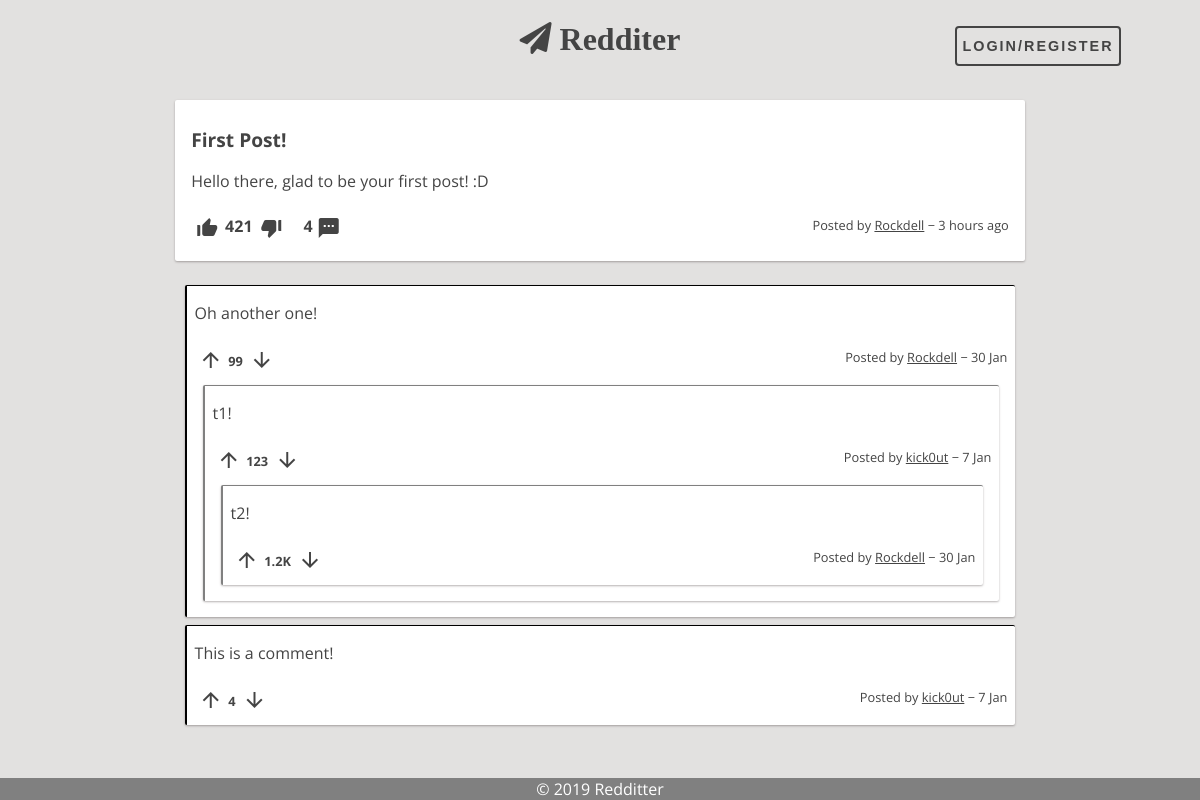
/pages/post.php?id=1, run on an earlier commit of the app's database.
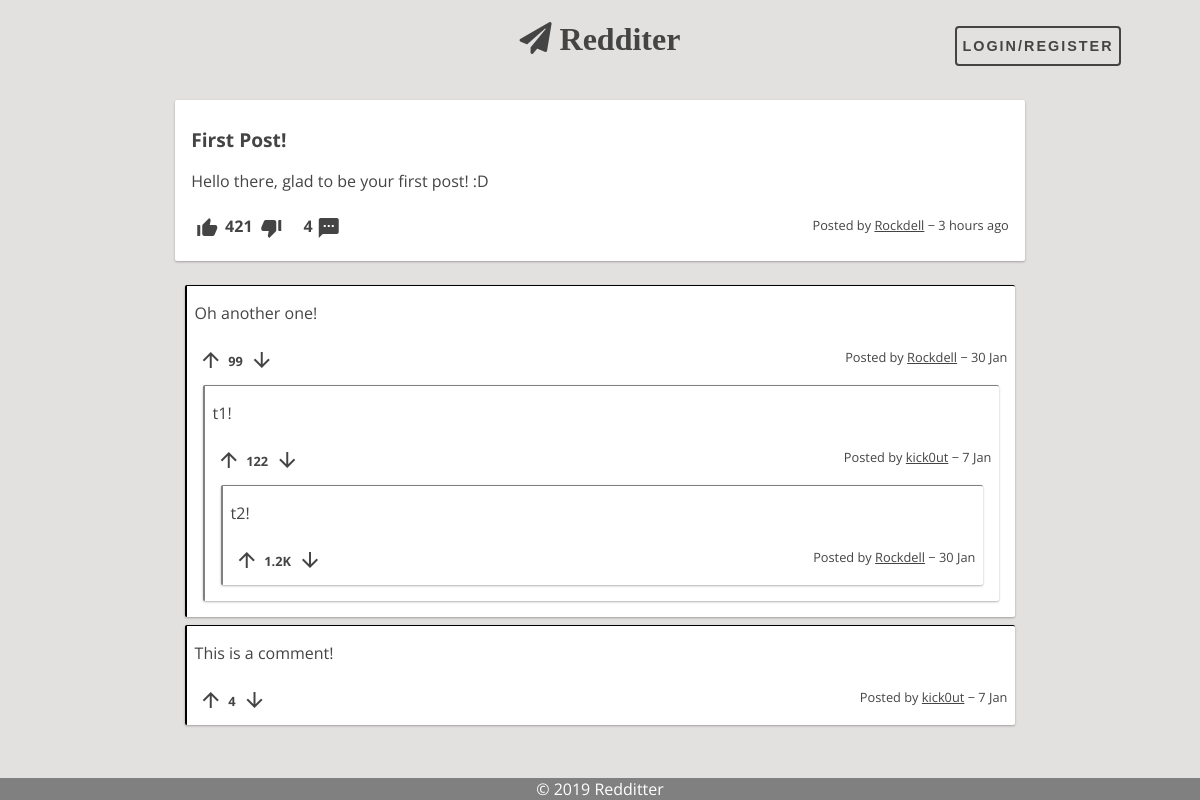
And on a later commit of the database.
### tables this page shows
CREATE TABLE Post (
    postID INTEGER PRIMARY KEY AUTOINCREMENT,
    userID VARCHAR REFERENCES User ON DELETE CASCADE,
    title VARCHAR NOT NULL,
    content VARCHAR NOT NULL,
    postDate DATE NOT NULL DEFAULT (strftime('%s', 'now')),
    points INTEGER DEFAULT 0
);

CREATE TABLE PostComment (
    postID INTEGER REFERENCES Post ON DELETE CASCADE,
    commentID INTEGER REFERENCES Comment ON DELETE CASCADE,
    PRIMARY KEY (postID, commentID)
);

CREATE TABLE Comment (
    commentID INTEGER PRIMARY KEY AUTOINCREMENT,
    userID VARCHAR REFERENCES User ON DELETE CASCADE,
    content VARCHAR NOT NULL,
    commentDate DATE NOT NULL DEFAULT (strftime('%s', 'now')),
    points INTEGER DEFAULT 0
);

### includes/session.php (called while the page is built, shortened)
<?php
    function isLoggedIn() {
        if (isset($_SESSION["userID"]) && $_SESSION["userID"] !== "")
            return true;
        else
            return false;
    }
?>

### database/post.php (called while the page is built, shortened)
<?php
function getPostById($postID) {
	global $dbh;
	try {
		$stmt = $dbh->prepare("SELECT *	FROM Post WHERE postID = ?");
		$stmt->execute(array($postID));
		return $stmt->fetch();
	} catch(PDOException $e) {
		echo $e->getMessage();
		return null;
	}
}
function getNumberComments($postID) {
	global $dbh;
	try {
		$stmt = $dbh->prepare("SELECT count(*) as nrComments FROM PostComment Where postID = ?");
		$stmt->execute(array($postID));
		return $stmt->fetch();
	} catch(PDOException $e) {
		echo $e->getMessage();
		return null;
	}
}
?>

### database/utils.php (called while the page is built, shortened)
<?php
    function time_ago($time) {
        $out    = '';
        $now    = time();
        $diff   = $now - $time;
        if( $diff < 60 )
            return TIMEBEFORE_NOW;
        elseif( $diff < 3600 )
            return str_replace( '{num}', ( $out = round( $diff / 60 ) ), $out == 1 ? TIMEBEFORE_MINUTE : TIMEBEFORE_MINUTES );
        elseif( $diff < 3600 * 24 )
            return str_replace( '{num}', ( $out = round( $diff / 3600 ) ), $out == 1 ? TIMEBEFORE_HOUR : TIMEBEFORE_HOURS );
        elseif( $diff < 3600 * 24 * 2 )
            return TIMEBEFORE_YESTERDAY;
        else
            return strftime( date( 'Y', $time ) == date( 'Y' ) ? TIMEBEFORE_FORMAT : TIMEBEFORE_FORMAT_YEAR, $time );
    }
    function display_points($points) {
        if(abs($points) < 1000)
            return $points;
        else if(abs($points) < 1000000)
            return (floor($points / 100)/10)."K";
        else if(abs($points) < 1000000000)
            return (floor($points / 100000)/10)."M";
        else if(abs($points) < 1000000000000)
            return (floor($points / 100000000)/10)."B";
    }
?>

### database/comment.php (called while the page is built, shortened)
<?php
function getCommentsByPost($postID) {
	global $dbh;
	try {
		$stmt = $dbh->prepare("SELECT * FROM Comment, PostComment WHERE PostComment.postID = ? AND Comment.commentID = PostComment.commentID
			AND PostComment.commentID NOT IN (SELECT commentSon FROM ChildComment)");
		$stmt->execute(array($postID));
		return $stmt->fetchAll();
	} catch(PDOException $e) {
		echo $e->getMessage();
		return null;
	}
}
function getChildComments($fatherCommentID) {
	global $dbh;
	try {
		$stmt = $dbh->prepare("SELECT * FROM Comment WHERE commentID IS (SELECT commentSon FROM ChildComment WHERE commentFather = ?)");
		$stmt->execute(array($fatherCommentID));
		return $stmt->fetchAll();
	} catch(PDOException $e) {
		echo $e->getMessage();
		return null;
	}
}
?>

### templates/components/comment.php (the view, shortened to what this page needs)
<?php
    require_once($BASE_DIR."/database/utils.php");
    require_once($BASE_DIR."/database/comment.php");
?>
<article class="comment container" data-commentID="<?=$comment["commentID"]?>">
    <section id="comment-content">
        <p><?=$comment["content"]?></p>
    </section>
    <section id="comment-info">
        <label>
            <i id="staticUp" class="material-icons">arrow_upward</i>
        </label>
        <p id="dp"><?=display_points($comment["points"])?></p>
        <label>
            <i id="staticDown" class="material-icons">arrow_downward</i>
        </label>
        <div id="commentByTimeAgo">
            <p id="commentBy">
                Posted by
                <a id="commentByLink" href="/pages/profile.php?user=<?=$comment["userID"]?>"><?=$comment["userID"]?></a>
                &minus;
                <?=time_ago($comment["commentDate"])?>
            </p>
        </div>
    </section>
    <section id="sub-comments">
        <?php
            $subComments = getChildComments($comment["commentID"]);
            usort($subComments, "cmp_comment_points");
            foreach($subComments as $comment) {
                include($BASE_DIR."/templates/components/comment.php");
            }
        ?>
    </section>
</article>

### templates/common/header.php (shortened to what this page needs)
<!DOCTYPE html>
<html>
    <head>
        <link href="/css/style.css" rel="stylesheet">
        <link rel="stylesheet" href="https://use.fontawesome.com/releases/v5.5.0/css/all.css">
    </head>
    <body>
        <header>
            <a href="/pages/feed.php" class="logo"><i class="fas fa-paper-plane">  Redditer</i></a>
            <?php include_once($BASE_DIR."/templates/components/user-bar.php"); ?>
        </header>

### templates/components/user-bar.php
<aside id="user-bar">
    <?php if (isLoggedIn()) { ?>
        <a href="/pages/profile.php?user=<?=$_SESSION["userID"]?>">
            <span><?=$_SESSION["userID"]?></span>
            <img class="miniature-profile-picture" src=
            <?php
                $image = glob($BASE_DIR."/img/users/".sha1($_SESSION["userID"]).".{png,jpeg,jpg,gif}", GLOB_BRACE);
                echo (!empty($image) ? str_replace($BASE_DIR, "", $image[0]) : "/img/users/unknown.png");
            ?>>
        </a>
    <?php } else { ?>
        <button id="sign-btn" class="fill open-btn">Login/Register</button>
    <?php } ?>
</aside>

### pages/post.php (shortened to what this page needs)
<?php
    require_once("../includes/init.php");
    require_once($BASE_DIR."/database/post.php");
    require_once($BASE_DIR."/database/comment.php");
    $post = getPostById($_GET['id']);
    $comments = getCommentsByPost($_GET["id"]);
    include_once($BASE_DIR."/templates/common/header.php");
?>
<div id="post-page" class="page">
    <?php
        include_once($BASE_DIR."/templates/components/post.php");
        include_once($BASE_DIR."/templates/components/list-comments.php");
    ?>
</div>
<?php include_once($BASE_DIR."/templates/common/footer.php"); ?>

### templates/components/post.php (shortened to what this page needs)
<?php
    require_once($BASE_DIR."/database/utils.php");
?>
<article class="post container" data-id="<?=$post["postID"]?>">
    <section id="post-title">
        <a href="/pages/post.php?id=<?=$post["postID"]?>"><h1><?=$post["title"]?></h1></a>
    </section>
    <section id="post-content">
        <?php if ($post["content"] === "") { ?>
            <div id="post-image">
                <img class="post-picture" src=<?=str_replace($BASE_DIR, "", glob($BASE_DIR."/img/posts/".sha1($post["postID"]).".{png,jpeg,jpg,gif}", GLOB_BRACE)[0])?>>
            </div>
        <?php } else { ?>
            <div id="post-story">
                <p><?=nl2br($post["content"])?></p>
            </div>
        <?php } ?>
    </section>
    <section id="post-info">
        <label>
            <i id="staticUp" class="material-icons">thumb_up_alt</i>
        </label>
        <p id="dp"><?=display_points($post["points"])?></p>
        <label>
            <i id="staticDown" class="material-icons">thumb_down_alt</i>
        </label>
        <p id="nrComments"><?=getNumberComments($post["postID"])["nrComments"]?></p>
        <a id="nrCommentsLink" href="/pages/post.php?id=<?=$post["postID"]?>">
            <i class="material-icons">textsms</i>
        </a>
        <div id="postByTimeAgo">
            <p id="postBy">
                Posted by
                <a id="postByLink" href="/pages/profile.php?user=<?=$post["userID"]?>"><?=$post["userID"]?></a>
                &minus;
                <?=time_ago($post["postDate"])?>
            </p>
        </div>
    </section>
</article>

### templates/components/list-comments.php (shortened to what this page needs)
<section id="list-comments">
    <?php
        usort($comments, "cmp_comment_points");
        if (empty($comments)) { ?>
            <h1>No comments to show</h1>
        <?php } else {
            foreach($comments as $comment) {
                include($BASE_DIR."/templates/components/comment.php");
            }
        }
    ?>
</section>

### templates/common/footer.php
        <footer>
            &copy; 2019 Redditter
        </footer>
    </body>
</html>

### css/style.css (style rules this page uses)
:root { --main-bg-color: #e2e1e0; --main-text-color: #444; --alt-text-color: white; --main-container-bg-color: white; --alt1-container-bg-color: gray; --alt2-container-bg-color: #ffadad; --radio-color: #aaaaaa; --radio-selected-color: #0dff92; --radio-hover-color: white; --warning-bg-color: #ff6262; --box-shadow: 0 1px 3px rgba(133, 96, 96, 0.12), 0 1px 2px rgba(0,0,0,0.24); --selected-box-shadow: 0 14px 28px rgba(0,0,0,0.25), 0 10px 10px rgba(0,0,0,0.22); }
* { margin: 0; padding: 0; }
body { background: var(--main-bg-color); font-family: 'Open Sans', sans-serif; margin: 1em; display: grid; grid-gap: 0.5em 0.5em; grid-auto-rows: auto 1fr; grid-template-areas: "header" "page"; }
header { grid-area: header; display: grid; grid-auto-columns: 1fr 2fr 1fr; grid-template-areas: "search logo user"; box-sizing: border-box; }
header .logo { grid-area: logo; color: var(--main-text-color); font-weight: bold; font-size: 2em; text-align: center; }
header #user-bar { grid-area: user; text-align: center; }
footer { position: fixed; left: 0; bottom: 0; width: 100%; color: var(--alt-text-color); background: var(--alt1-container-bg-color); text-align: center; }
#list-comments { width: 72.5%; }
#list-comments .comment { margin: 0.5em; padding: 0.5em; }
#user-bar { font-weight: bold; align-self: center; text-align: center; }
.post { max-width: inherit; background: var(--main-container-bg-color); box-shadow: var(--box-shadow); transition: all 0.3s cubic-bezier(.25,.8,.25,1); display: grid; grid-template-columns: 1fr 1fr; grid-template-areas: "post-title post-title" "post-content post-content" "post-info post-info"; }
.post #post-title { grid-area: post-title; word-break: break-word; }
.post #post-title h1 { font-size: 1.2em; font-weight: bold; color: var(--main-text-color); margin-top: 0.5em; margin-bottom: 0.5em; }
.post #post-content { grid-area: post-content; margin-top: 0.5em; margin-bottom: 0.5em; }
.post #post-content #post-story { align-content: stretch; text-align: left; }
.post #post-info { grid-area: post-info; margin-top: 1em; }
.post #post-content, #post-info, .comment #comment-content, #comment-info { color: var(--main-text-color); }
.post #post-info i, .comment #comment-info i { cursor: pointer; transition: color 1s; }
.post #post-info p[id="dp"], .post #nrComments { font-weight: bold; display: inline; position: relative; left: 0.1em; bottom: 0.5em; }
.post #nrComments, .post #nrCommentsLink { left: 1em; }
.post #nrCommentsLink { position: relative; }
.post #postByTimeAgo, .comment #commentByTimeAgo { position: relative; float: right; font-size: 0.8em; }
.post #postBy, .comment #commentBy { display: inline; }
.post #postByLink, .comment #commentByLink { text-decoration: underline; }
#post-page { display: flex; flex-direction: column; justify-content: space-evenly; align-items: center; }
#post-page .post { width: 70%; grid-template-columns: 20fr 1fr; grid-template-areas: "post-title delete-post" "post-content post-content" "post-info post-info"; }
.comment { max-width: inherit; background: var(--main-container-bg-color); box-shadow: var(--box-shadow); display: grid; grid-template-columns: 20fr 1fr; grid-template-areas: "comment-content reply-delete-comment" "comment-info comment-info" "reply-form reply-form" "sub-comments sub-comments"; }
.comment #comment-content { grid-area: comment-content; margin-top: 0.5em; margin-bottom: 0.5em; }
.comment #comment-info { grid-area: comment-info; margin-top: 1em; }
.comment #comment-info p[id="dp"] { font-weight: bold; font-size: 0.8em; display: inline; position: relative; left: 0.1em; bottom: 0.5em; }
.comment #sub-comments { grid-area: sub-comments; }
.page { grid-area: page; display: flex; flex-direction: row; justify-content: space-around; }
.container { border-radius: 2px; padding: 1em; margin: 1em; word-wrap: break-word; cursor: default; }
a { text-decoration: none; color: #444; }
button { position: relative; height: 40px; margin: 10px; padding: 5px 5px; font-weight: bold; font-size: 0.90em; letter-spacing: 2px; color: var(--main-text-color); border: 2px var(--main-text-color) solid; border-radius: 4px; text-transform: uppercase; outline: 0; overflow:hidden; background: none; z-index: 1; cursor: pointer; transition: 0.08s ease-in; }
.fill:before { content: ""; position: absolute; background-color: #444; bottom: 0; left: 0; right: 0; top: 100%; z-index: -1; transition: top 0.08s ease-in; }

What changed in the data, as far as the page shows it:
changed comment "kick0ut": points "123" → "122"
